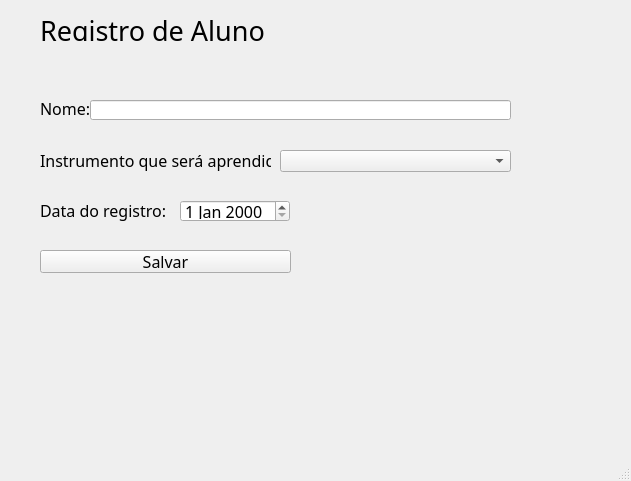
<?xml version="1.0" encoding="UTF-8"?>
<ui version="4.0">
 <class>MainWindow</class>
 <widget class="QMainWindow" name="MainWindow">
  <property name="geometry">
   <rect>
    <x>0</x>
    <y>0</y>
    <width>631</width>
    <height>481</height>
   </rect>
  </property>
  <property name="windowTitle">
   <string>Registro de Aluno</string>
  </property>
  <property name="styleSheet">
   <string notr="true"/>
  </property>
  <widget class="QWidget" name="centralwidget">
   <widget class="QLabel" name="label">
    <property name="geometry">
     <rect>
      <x>40</x>
      <y>20</y>
      <width>471</width>
      <height>21</height>
     </rect>
    </property>
    <property name="font">
     <font>
      <family>DS-Digital</family>
      <pointsize>20</pointsize>
      <weight>50</weight>
      <bold>false</bold>
     </font>
    </property>
    <property name="styleSheet">
     <string notr="true"/>
    </property>
    <property name="text">
     <string>Registro de Aluno</string>
    </property>
   </widget>
   <widget class="QLabel" name="label_2">
    <property name="geometry">
     <rect>
      <x>40</x>
      <y>100</y>
      <width>61</width>
      <height>16</height>
     </rect>
    </property>
    <property name="font">
     <font>
      <family>DS-Digital</family>
      <pointsize>12</pointsize>
     </font>
    </property>
    <property name="styleSheet">
     <string notr="true">
</string>
    </property>
    <property name="text">
     <string>Nome:</string>
    </property>
   </widget>
   <widget class="QLabel" name="label_3">
    <property name="geometry">
     <rect>
      <x>40</x>
      <y>150</y>
      <width>231</width>
      <height>21</height>
     </rect>
    </property>
    <property name="font">
     <font>
      <family>DS-Digital</family>
      <pointsize>12</pointsize>
     </font>
    </property>
    <property name="styleSheet">
     <string notr="true">

</string>
    </property>
    <property name="text">
     <string>Instrumento que será aprendido:</string>
    </property>
   </widget>
   <widget class="QLabel" name="label_4">
    <property name="geometry">
     <rect>
      <x>40</x>
      <y>200</y>
      <width>131</width>
      <height>21</height>
     </rect>
    </property>
    <property name="font">
     <font>
      <family>DS-Digital</family>
      <pointsize>12</pointsize>
     </font>
    </property>
    <property name="styleSheet">
     <string notr="true">
</string>
    </property>
    <property name="text">
     <string>Data do registro:</string>
    </property>
   </widget>
   <widget class="QComboBox" name="combo_instrumento">
    <property name="geometry">
     <rect>
      <x>280</x>
      <y>150</y>
      <width>231</width>
      <height>22</height>
     </rect>
    </property>
    <property name="styleSheet">
     <string notr="true">
</string>
    </property>
   </widget>
   <widget class="QDateEdit" name="dateEdit">
    <property name="geometry">
     <rect>
      <x>180</x>
      <y>200</y>
      <width>110</width>
      <height>22</height>
     </rect>
    </property>
    <property name="font">
     <font>
      <family>DS-Digital</family>
      <pointsize>12</pointsize>
     </font>
    </property>
    <property name="styleSheet">
     <string notr="true">
</string>
    </property>
   </widget>
   <widget class="QLineEdit" name="lineEdit">
    <property name="geometry">
     <rect>
      <x>90</x>
      <y>100</y>
      <width>421</width>
      <height>20</height>
     </rect>
    </property>
    <property name="styleSheet">
     <string notr="true">
</string>
    </property>
   </widget>
   <widget class="QPushButton" name="pushButton">
    <property name="geometry">
     <rect>
      <x>40</x>
      <y>250</y>
      <width>251</width>
      <height>23</height>
     </rect>
    </property>
    <property name="font">
     <font>
      <family>DS-Digital</family>
      <pointsize>12</pointsize>
     </font>
    </property>
    <property name="styleSheet">
     <string notr="true">
</string>
    </property>
    <property name="text">
     <string>Salvar</string>
    </property>
   </widget>
  </widget>
  <widget class="QMenuBar" name="menubar">
   <property name="geometry">
    <rect>
     <x>0</x>
     <y>0</y>
     <width>631</width>
     <height>21</height>
    </rect>
   </property>
  </widget>
  <widget class="QStatusBar" name="statusbar"/>
 </widget>
 <resources/>
 <connections/>
</ui>
